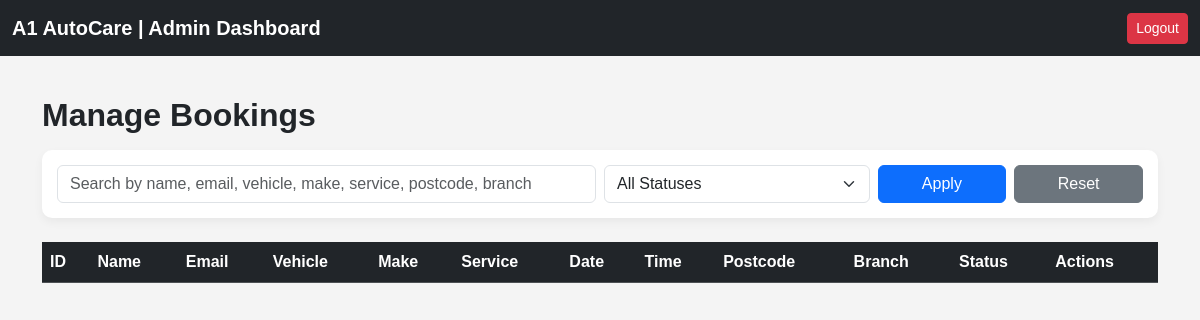
/admin/dashboard (signed in), run on an earlier commit of the app's database.
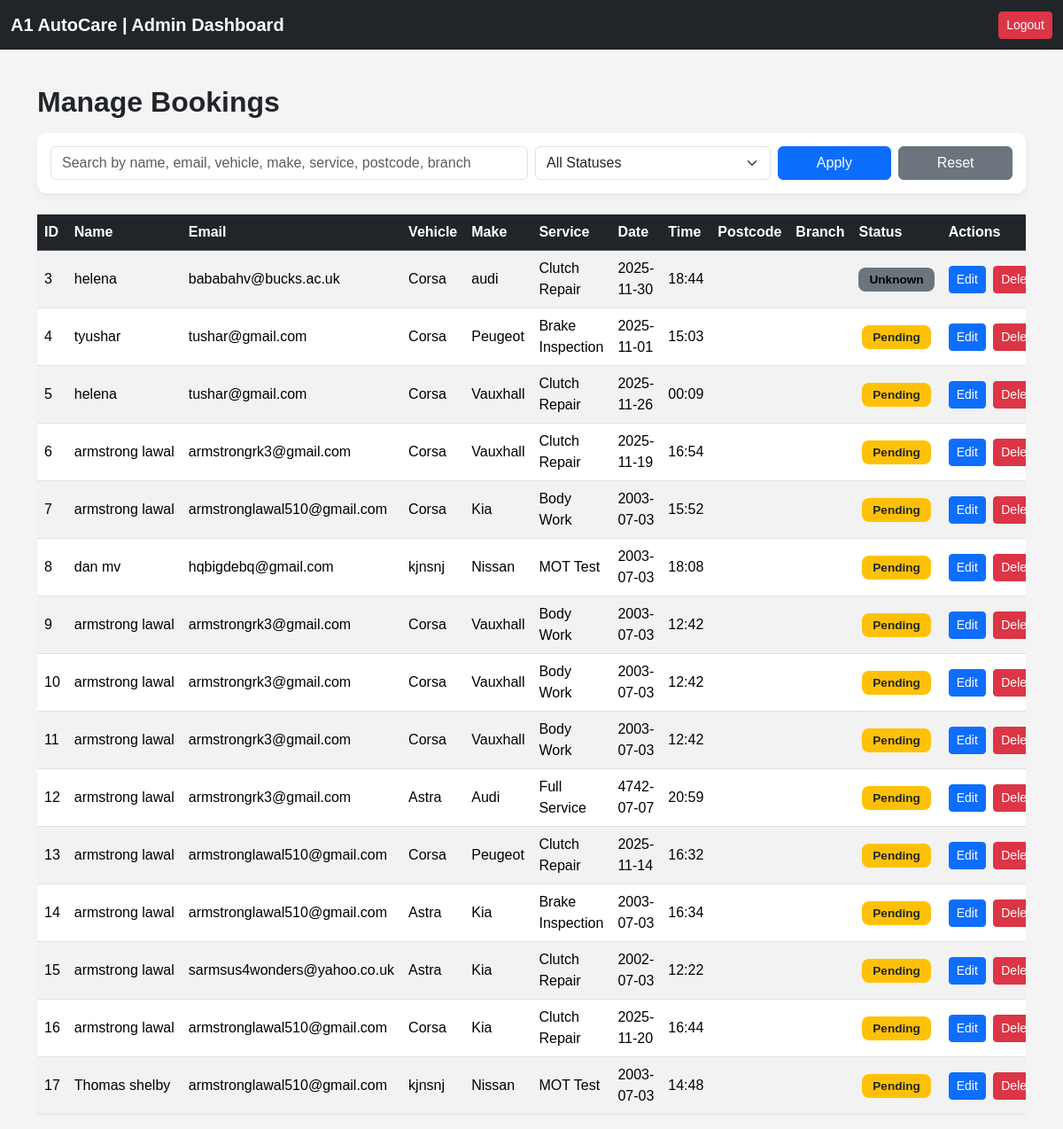
And on a later commit of the database.
### tables this page shows
CREATE TABLE bookings (
            id INTEGER PRIMARY KEY AUTOINCREMENT,
            name TEXT NOT NULL,
            email TEXT NOT NULL,
            vehicle TEXT NOT NULL,
            make TEXT NOT NULL,
            service TEXT NOT NULL,
            notes TEXT,
            date TEXT NOT NULL,
            booking_time TEXT NOT NULL,
            status TEXT DEFAULT 'PENDING'
        );

### app.py (the view, shortened to what this page needs)
@app.route("/admin/dashboard")
def dashboard():
    if not session.get("admin_logged_in"):
        return redirect(url_for("login"))
    search = request.args.get("search", "").lower()
    filter_status = request.args.get("status", "ALL")
    conn = sqlite3.connect("database.db")
    conn.row_factory = sqlite3.Row
    c = conn.cursor()
    query = "SELECT * FROM bookings WHERE 1=1"
    params = []
    if filter_status != "ALL":
        query += " AND status=?"
        params.append(filter_status)
    c.execute(query, params)
    bookings = c.fetchall()
    conn.close()
    return render_template(
        "dashboard.html",
        bookings=bookings,
        search=search,
        filter_status=filter_status
    )

### templates/dashboard.html (shortened to what the changed rows need)
<!DOCTYPE html>
<html lang="en">
<head>
    <link href="https://cdn.jsdelivr.net/npm/bootstrap@5.3.8/dist/css/bootstrap.min.css" rel="stylesheet">
</head>
<body>
<div class="container dashboard-container">
    <h2 class="fw-bold mb-3">Manage Bookings</h2>
    <div class="table-responsive">
        <table class="table table-striped table-hover align-middle">
            <thead class="table-dark">
                <tr>
                    <th>ID</th>
                    <th>Name</th>
                    <th>Email</th>
                    <th>Vehicle</th>
                    <th>Make</th>
                    <th>Service</th>
                    <th>Date</th>
                    <th>Time</th>
                    <th>Postcode</th>
                    <th>Branch</th>
                    <th>Status</th>
                    <th>Actions</th>
                </tr>
            </thead>
            <tbody>
                {% for b in bookings %}
                <tr>
                    <td>{{ b.id }}</td>
                    <td class="text-nowrap">{{ b.name }}</td>
                    <td class="text-nowrap">{{ b.email }}</td>
                    <td>{{ b.vehicle }}</td>
                    <td>{{ b.make }}</td>
                    <td>{{ b.service }}</td>
                    <td>{{ b.date }}</td>
                    <td>{{ b.booking_time }}</td>
                    <td class="text-nowrap">{{ b.postcode }}</td>
                    <td>{{ b.branch }}</td>
                    <td class="text-center">
                        {% if b.status == 'PENDING' %}
                            <span class="status-badge bg-warning text-dark">Pending</span>
                        {% elif b.status == 'IN PROGRESS' %}
                            <span class="status-badge bg-info text-dark">In Progress</span>
                        {% elif b.status == 'COMPLETED' %}
                            <span class="status-badge bg-success">Completed</span>
                        {% elif b.status == 'CANCELLED' %}
                            <span class="status-badge bg-danger">Cancelled</span>
                        {% else %}
                            <span class="status-badge bg-secondary">Unknown</span>
                        {% endif %}
                    </td>
                    <td class="text-center" style="white-space: nowrap;">
                        <a href="{{ url_for('edit_booking', id=b.id) }}"
                           class="btn btn-sm btn-primary me-1">
                            Edit
                        </a>
                        <form action="{{ url_for('delete_booking', id=b.id) }}"
                              method="POST"
                              style="display:inline;">
                            <button class="btn btn-sm btn-danger"
                                    onclick="return confirm('Delete this booking?');">
                                Delete
                            </button>
                        </form>
                    </td>
                </tr>
                {% endfor %}
            </tbody>
        </table>
    </div>
</div>
</body>
</html>

What changed in the data, as far as the page shows it:
added bookings: id "3", name "helena", email "bababahv@bucks.ac.uk", vehicle "Corsa", make "audi", service "Clutch Repair", date "2025-11-30", booking_time "18:44", status "Unknown"
added bookings: id "4", name "tyushar", email "tushar@gmail.com", vehicle "Corsa", make "Peugeot", service "Brake Inspection", date "2025-11-01", booking_time "15:03", status "Pending"
added bookings: id "5", name "helena", email "tushar@gmail.com", vehicle "Corsa", make "Vauxhall", service "Clutch Repair", date "2025-11-26", booking_time "00:09", status "Pending"
added bookings: id "6", name "armstrong lawal", email "armstrongrk3@gmail.com", vehicle "Corsa", make "Vauxhall", service "Clutch Repair", date "2025-11-19", booking_time "16:54", status "Pending"
added bookings: id "7", name "armstrong lawal", email "armstronglawal510@gmail.com", vehicle "Corsa", make "Kia", service "Body Work", date "2003-07-03", booking_time "15:52", status "Pending"
added bookings: id "8", name "dan mv", email "hqbigdebq@gmail.com", vehicle "kjnsnj", make "Nissan", service "MOT Test", date "2003-07-03", booking_time "18:08", status "Pending"
added bookings: id "9", name "armstrong lawal", email "armstrongrk3@gmail.com", vehicle "Corsa", make "Vauxhall", service "Body Work", date "2003-07-03", booking_time "12:42", status "Pending"
added bookings: id "10", name "armstrong lawal", email "armstrongrk3@gmail.com", vehicle "Corsa", make "Vauxhall", service "Body Work", date "2003-07-03", booking_time "12:42", status "Pending"
added bookings: id "11", name "armstrong lawal", email "armstrongrk3@gmail.com", vehicle "Corsa", make "Vauxhall", service "Body Work", date "2003-07-03", booking_time "12:42", status "Pending"
added bookings: id "12", name "armstrong lawal", email "armstrongrk3@gmail.com", vehicle "Astra", make "Audi", service "Full Service", date "4742-07-07", booking_time "20:59", status "Pending"
added bookings: id "13", name "armstrong lawal", email "armstronglawal510@gmail.com", vehicle "Corsa", make "Peugeot", service "Clutch Repair", date "2025-11-14", booking_time "16:32", status "Pending"
added bookings: id "14", name "armstrong lawal", email "armstronglawal510@gmail.com", vehicle "Astra", make "Kia", service "Brake Inspection", date "2003-07-03", booking_time "16:34", status "Pending"
added bookings: id "15", name "armstrong lawal", email "sarmsus4wonders@yahoo.co.uk", vehicle "Astra", make "Kia", service "Clutch Repair", date "2002-07-03", booking_time "12:22", status "Pending"
added bookings: id "16", name "armstrong lawal", email "armstronglawal510@gmail.com", vehicle "Corsa", make "Kia", service "Clutch Repair", date "2025-11-20", booking_time "16:44", status "Pending"
added bookings: id "17", name "Thomas shelby", email "armstronglawal510@gmail.com", vehicle "kjnsnj", make "Nissan", service "MOT Test", date "2003-07-03", booking_time "14:48", status "Pending"
